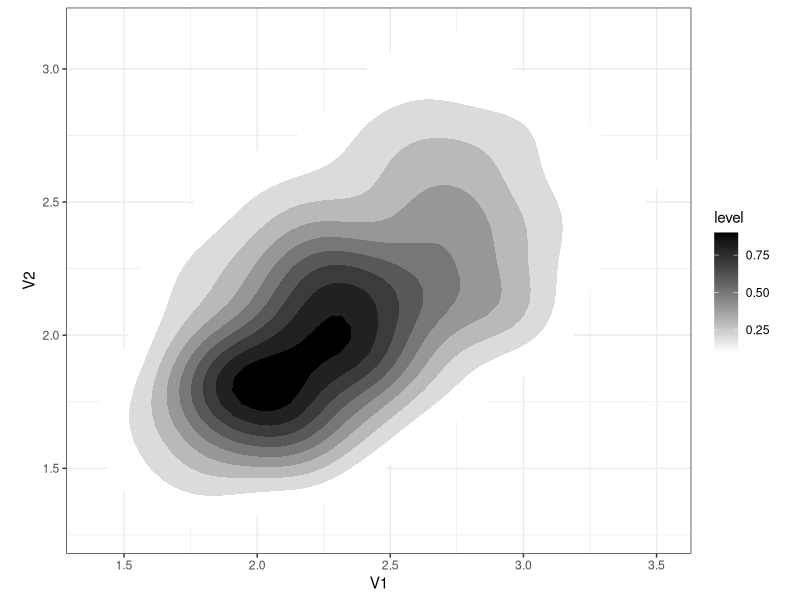

The R source for this figure:
## Pour faire des graphes de la distribution a posteriori

library(ggplot2)
library(pscl)

Posterior <- as.data.frame(read.table("Posterior_anis_geom.txt"))

gg <- ggplot() +
    stat_density2d(data=Posterior, aes(x=V1, y=V2, fill=..level..), geom="polygon") +
    scale_fill_continuous(low="white",high="black") +
    theme_bw() +
    coord_fixed(ratio=1)
